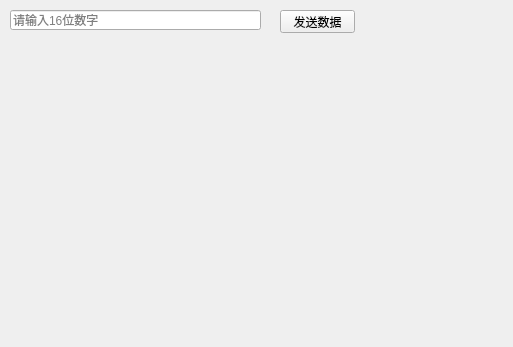
<?xml version="1.0" encoding="UTF-8"?>
<ui version="4.0">
 <class>Widget</class>
 <widget class="QWidget" name="Widget">
  <property name="geometry">
   <rect>
    <x>0</x>
    <y>0</y>
    <width>513</width>
    <height>347</height>
   </rect>
  </property>
  <property name="windowTitle">
   <string>Widget</string>
  </property>
  <widget class="QLineEdit" name="lineEdit">
   <property name="geometry">
    <rect>
     <x>10</x>
     <y>10</y>
     <width>251</width>
     <height>20</height>
    </rect>
   </property>
   <property name="placeholderText">
    <string>请输入16位数字</string>
   </property>
  </widget>
  <widget class="QPushButton" name="pushButton">
   <property name="geometry">
    <rect>
     <x>280</x>
     <y>10</y>
     <width>75</width>
     <height>23</height>
    </rect>
   </property>
   <property name="text">
    <string>发送数据</string>
   </property>
  </widget>
 </widget>
 <layoutdefault spacing="6" margin="11"/>
 <resources/>
 <connections/>
</ui>
